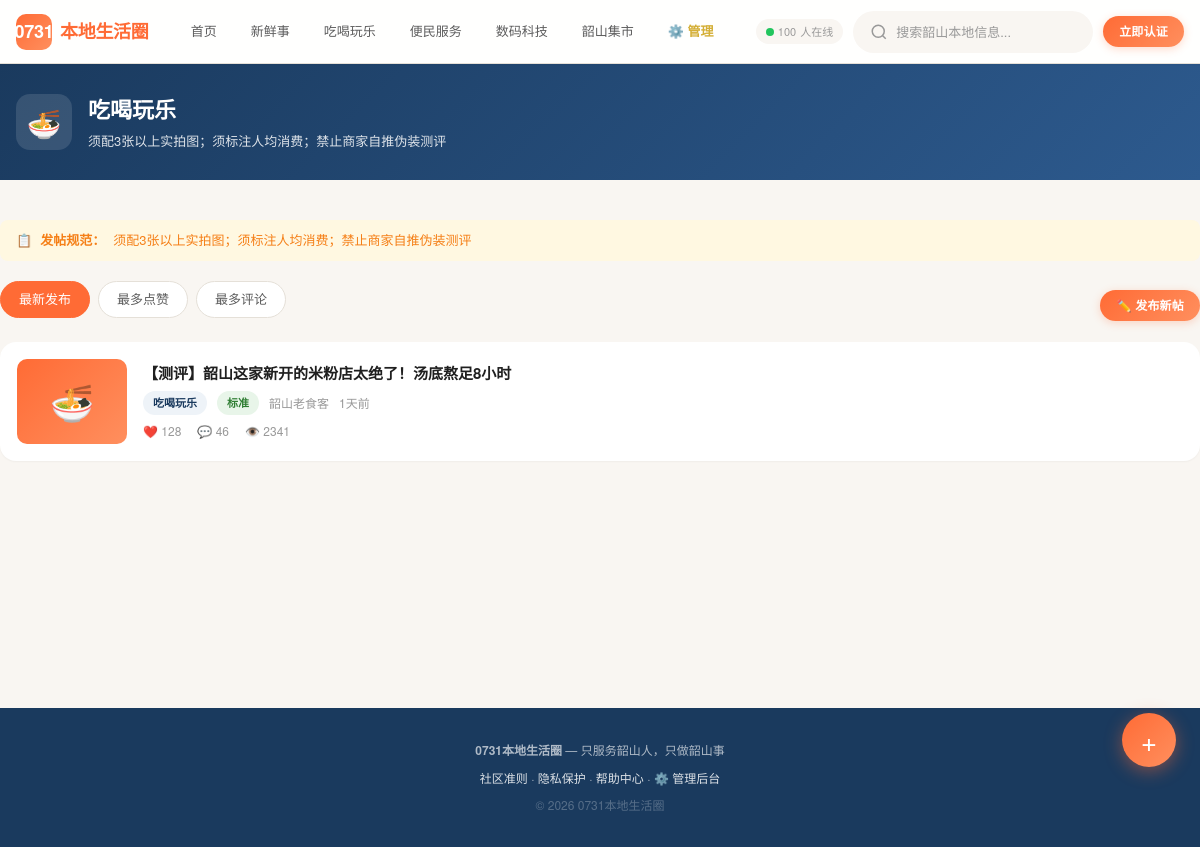
The page /section/chifan on the database its author committed.
### models.py (models this page shows)
class Post(Base):
    __tablename__ = "posts"
    id = Column(Integer, primary_key=True, autoincrement=True)
    user_id = Column(Integer, ForeignKey("users.id"), nullable=False)
    section = Column(String(20), nullable=False, index=True)
    title = Column(String(200), nullable=False)
    content = Column(Text, nullable=False)
    images = Column(Text, nullable=True)  # JSON数组，图片路径列表
    price_info = Column(String(100), nullable=True)
    contact_info = Column(String(100), nullable=True)
    status = Column(Enum(PostStatus), default=PostStatus.published)
    views = Column(Integer, default=0)
    likes_count = Column(Integer, default=0)
    comments_count = Column(Integer, default=0)
    is_pinned = Column(Boolean, default=False)
    pinned_at = Column(DateTime, nullable=True)  # 置顶开始时间
    pinned_expires_at = Column(DateTime, nullable=True)  # 置顶到期时间
    is_hot = Column(Boolean, default=False)  # 火热标签
    is_essential = Column(Boolean, default=False)  # 加精标签
    created_at = Column(DateTime, default=datetime.now, index=True)
    updated_at = Column(DateTime, default=datetime.now, onupdate=datetime.now)
    author = relationship("User", back_populates="posts")
    comments = relationship("Comment", back_populates="post", lazy="select",
                           order_by="Comment.created_at.desc()", cascade="all, delete-orphan")
    likes = relationship("Like", back_populates="post", lazy="select", cascade="all, delete-orphan")

class User(Base):
    __tablename__ = "users"
    id = Column(Integer, primary_key=True, autoincrement=True)
    phone = Column(String(11), unique=True, nullable=False, index=True)
    id_number_hash = Column(String(64), unique=True, nullable=False)  # SHA256哈希
    face_hash = Column(String(64), unique=True, nullable=True)
    nickname = Column(String(50), nullable=False, default="韶山新邻居")
    avatar_bg = Column(String(20), nullable=True)  # 头像emoji
    auth_level = Column(Enum(AuthLevel), default=AuthLevel.basic, nullable=False)
    score = Column(Integer, default=0)  # 信誉积分
    forum_coins = Column(Integer, default=0)  # 论坛币
    last_check_in_date = Column(String(10), nullable=True)  # 上次签到日期 YYYY-MM-DD
    created_at = Column(DateTime, default=datetime.now)
    updated_at = Column(DateTime, default=datetime.now, onupdate=datetime.now)
    is_active = Column(Boolean, default=True)
    is_frozen = Column(Boolean, default=False)
    is_super_admin = Column(Boolean, default=False)
    posts = relationship("Post", back_populates="author", lazy="select")
    comments = relationship("Comment", back_populates="author", lazy="select")
    likes = relationship("Like", back_populates="user", lazy="select")
    auth_documents = relationship("AuthDocument", back_populates="user", lazy="select")

### main.py (the view)
@app.get("/section/{section_id}", response_class=HTMLResponse)
def page_section(request: Request, section_id: str,
                 sort: str = Query("latest"),
                 db: Session = Depends(get_db)):
    if section_id not in SECTION_NAMES:
        raise HTTPException(404, "板块不存在")
    query = db.query(Post).filter(Post.section == section_id, Post.status == PostStatus.published)
    if sort == "hot":
        query = query.order_by(Post.likes_count.desc())
    elif sort == "comments":
        query = query.order_by(Post.comments_count.desc())
    else:
        query = query.order_by(Post.created_at.desc())
    posts = query.limit(20).all()
    return templates.TemplateResponse("section.html", template_context(request,
        section_id=section_id,
        section_name=SECTION_NAMES[section_id],
        section_icon=SECTION_ICONS[section_id],
        section_rule=SECTION_RULES.get(section_id, ""),
        posts=posts, sort=sort,
    ))

### templates/section.html (shortened to what this page needs)
{% extends "base.html" %}
{% block content %}
<section class="section-page-hero">
  <div class="section-page-inner">
    <div class="section-page-icon">{{ section_icon }}</div>
    <div class="section-page-text">
      <h2>{{ section_name }}</h2>
      <p>{{ SECTION_RULES.get(section_id, '') }}</p>
    </div>
  </div>
</section>
<div class="container page-main">
  {% if section_rule %}
  <div class="section-rule-bar">
    <span>📋</span> <strong>发帖规范：</strong>{{ section_rule }}
  </div>
  {% endif %}
  <div style="display:flex;align-items:center;justify-content:space-between;flex-wrap:wrap;gap:8px;margin-bottom:8px;">
    <div class="filter-bar">
      <a href="?sort=latest" class="filter-btn {% if sort=='latest' %}active{% endif %}">最新发布</a>
      <a href="?sort=hot" class="filter-btn {% if sort=='hot' %}active{% endif %}">最多点赞</a>
      <a href="?sort=comments" class="filter-btn {% if sort=='comments' %}active{% endif %}">最多评论</a>
    </div>
    <a href="/create?section={{ section_id }}" class="btn btn-primary btn-sm">✏️ 发布新帖</a>
  </div>
  {% if posts %}
  <div class="post-list">
    {% for p in posts %}
    <a href="/post/{{ p.id }}" class="post-card">
      <div class="post-card-thumb">
        <div class="thumb-bg" style="background:linear-gradient(135deg,var(--c-orange),var(--c-orange-light));">{{ section_icon }}</div>
      </div>
      <div class="post-card-content">
        <div class="post-card-title">{{ p.title }}</div>
        <div class="post-card-meta">
          <span class="badge badge-section">{{ section_name }}</span>
          {% if p.author %}
          <span class="badge badge-auth-{{ p.author.auth_level.value }}">{{ {'basic':'基础','standard':'标准','advanced':'高级','business':'商家'}[p.author.auth_level.value] }}</span>
          <span>{{ p.author.nickname }}</span>
          {% endif %}
          <span>{{ format_time(p.created_at) }}</span>
        </div>
        <div class="post-card-stats">
          <span>❤️ {{ p.likes_count }}</span><span>💬 {{ p.comments_count }}</span><span>👁️ {{ p.views }}</span>
        </div>
      </div>
    </a>
    {% endfor %}
  </div>
  {% endif %}
</div>
<a href="/create?section={{ section_id }}" class="fab" title="发帖">+</a>
{% endblock %}

### static/css/style.css (style rules this page uses)
:root { --c-orange: #FF6B35; --c-orange-light: #FF8F5E; --c-orange-dark: #E85A2B; --c-orange-bg: #FFF5F0; --c-blue: #1A3A5E; --c-blue-light: #2D5A8E; --c-blue-bg: #EEF3F8; --c-gold: #D4AF37; --c-gold-light: #F0D060; --c-gold-bg: #FFFEF5; --c-bg: #F9F6F2; --c-white: #FFFFFF; --c-card: #FFFFFF; --c-border: #E5E0D8; --c-divider: #F0EBE3; --c-text: #1F1F1F; --c-text-2: #5C5C5C; --c-text-3: #999999; --c-green: #22C55E; --c-red: #EF4444; --c-yellow: #F59E0B; --shadow-xs: 0 1px 2px rgba(0,0,0,.04); --shadow-sm: 0 2px 8px rgba(0,0,0,.06); --shadow-md: 0 4px 16px rgba(0,0,0,.08); --shadow-lg: 0 8px 32px rgba(0,0,0,.10); --shadow-xl: 0 16px 48px rgba(0,0,0,.12); --shadow-card-hover: 0 8px 30px rgba(26,58,94,.12); --radius-xs: 4px; --radius-sm: 8px; --radius-md: 12px; --radius-lg: 16px; --radius-xl: 24px; --radius-full: 9999px; --space-xs: 4px; --space-sm: 8px; --space-md: 16px; --space-lg: 24px; --space-xl: 32px; --space-2xl: 48px; --font: "PingFang SC","Microsoft YaHei","Helvetica Neue",sans-serif; --fz-xs:12px; --fz-sm:13px; --fz-base:15px; --fz-md:17px; --fz-lg:20px; --fz-xl:24px; --fz-2xl:30px; --fz-hero:38px; --ease: cubic-bezier(.4,0,.2,1); --ease-spring: cubic-bezier(.34,1.56,.64,1); --max-w: 1200px; --h-header: 64px; --h-bottom-nav: 60px; }
*,*::before,*::after { box-sizing:border-box;margin:0;padding:0 }
html { font-size:16px;-webkit-text-size-adjust:100%;scroll-behavior:smooth }
body { font-family:var(--font);color:var(--c-text);background:var(--c-bg); line-height:1.6;min-height:100vh;-webkit-font-smoothing:antialiased; }
a { color:var(--c-orange);text-decoration:none;transition:color .2s var(--ease) }
.container { width:100%;max-width:var(--max-w);margin:0 auto;padding:0 var(--space-md) }
.page-main { padding:var(--space-lg) 0;min-height:60vh }
.btn { display:inline-flex;align-items:center;justify-content:center;gap:6px; padding:9px 22px;border-radius:var(--radius-full);font-weight:600; font-size:var(--fz-sm);transition:all .2s var(--ease);white-space:nowrap; letter-spacing:.2px; }
.btn-primary { background:linear-gradient(135deg,var(--c-orange),var(--c-orange-light)); color:#fff;box-shadow:0 2px 8px rgba(255,107,53,.25); }
.btn-sm { padding:6px 16px;font-size:var(--fz-xs) }
.badge { display:inline-flex;align-items:center;gap:3px;padding:3px 10px; border-radius:var(--radius-full);font-size:11px;font-weight:600; }
.badge-auth-standard { background:#E8F5E9;color:#2E7D32 }
.badge-section { background:var(--c-blue-bg);color:var(--c-blue) }
.post-list { display:flex;flex-direction:column;gap:12px }
.post-card { display:flex;gap:var(--space-md);padding:var(--space-md); background:var(--c-white);border-radius:var(--radius-lg); box-shadow:var(--shadow-xs);transition:all .25s var(--ease); cursor:pointer;border:1px solid transparent; }
.post-card-thumb { width:110px;height:85px;border-radius:10px;flex-shrink:0; overflow:hidden;position:relative; }
.post-card-thumb .thumb-bg { width:100%;height:100%;display:flex;align-items:center; justify-content:center;font-size:36px;color:#fff; }
.post-card-content { flex:1;min-width:0;display:flex;flex-direction:column;justify-content:center }
.post-card-title { font-size:var(--fz-base);font-weight:650;color:var(--c-text); margin-bottom:6px;display:-webkit-box;-webkit-line-clamp:2; -webkit-box-orient:vertical;overflow:hidden;line-height:1.5; }
.post-card-meta { display:flex;align-items:center;gap:10px;font-size:var(--fz-xs); color:var(--c-text-3);flex-wrap:wrap; }
.post-card-stats { display:flex;gap:16px;font-size:var(--fz-xs);color:var(--c-text-3);margin-top:6px }
.filter-bar { display:flex;align-items:center;gap:8px;padding:4px 0 var(--space-md); flex-wrap:wrap; }
.filter-btn { padding:7px 18px;border-radius:var(--radius-full); background:var(--c-white);color:var(--c-text-2);font-size:var(--fz-sm); border:1px solid var(--c-border);transition:all .2s var(--ease); text-decoration:none; }
.filter-btn:hover,.filter-btn.active { background:var(--c-orange);color:#fff;border-color:var(--c-orange); }
.fab { position:fixed;bottom:80px;right:24px;width:54px;height:54px; background:linear-gradient(135deg,var(--c-orange),var(--c-orange-light)); color:#fff;border-radius:50%;display:flex;align-items:center; justify-content:center;font-size:28px;box-shadow:0 4px 18px rgba(255,107,53,.45); z-index:50;transition:all .25s var(--ease-spring); }

### rows shown on the page
Post: section_icon "🍜", title "【测评】韶山这家新开的米粉店太绝了！汤底熬足8小时", section_name "吃喝玩乐", author.nickname "韶山老食客", created_at "1天前", likes_count "128", comments_count "46", views "2341"
User: auth_level "标准"

### other values the page prints
{{ section_icon }} "🍜"
{{ section_name }} "吃喝玩乐"
{{ SECTION_RULES.get(section_id, '') }} "须配3张以上实拍图；须标注人均消费；禁止商家自推伪装测评"
{{ section_rule }} "须配3张以上实拍图；须标注人均消费；禁止商家自推伪装测评"
